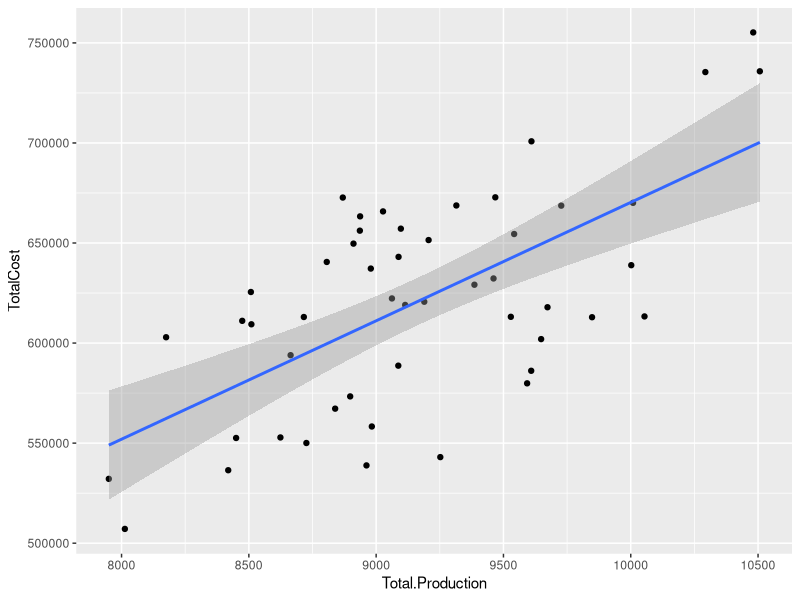
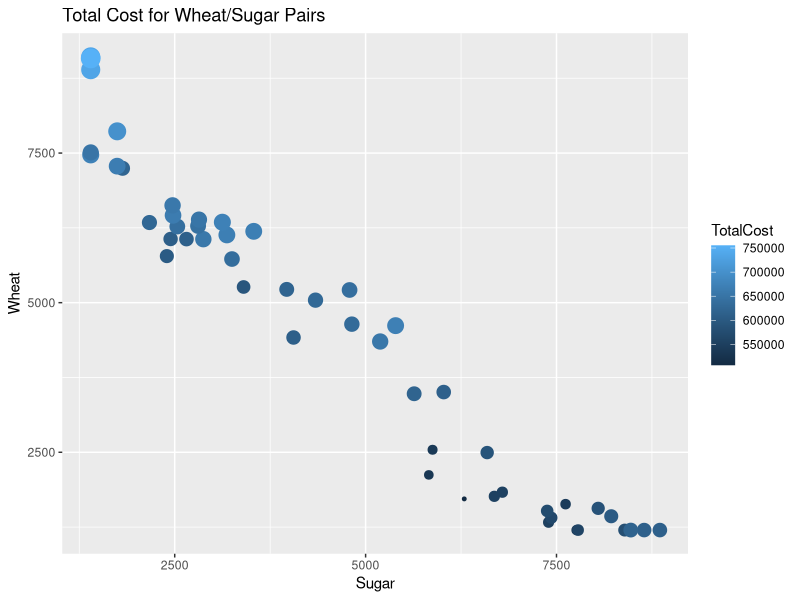
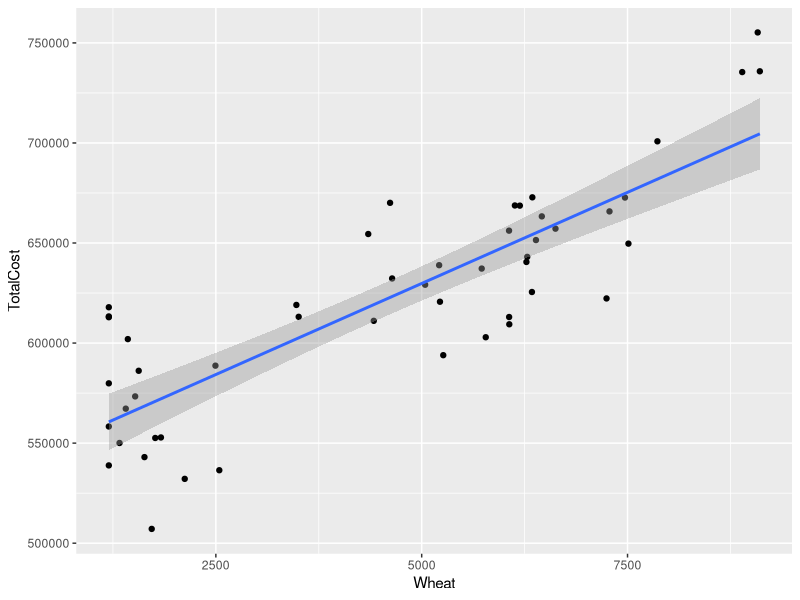
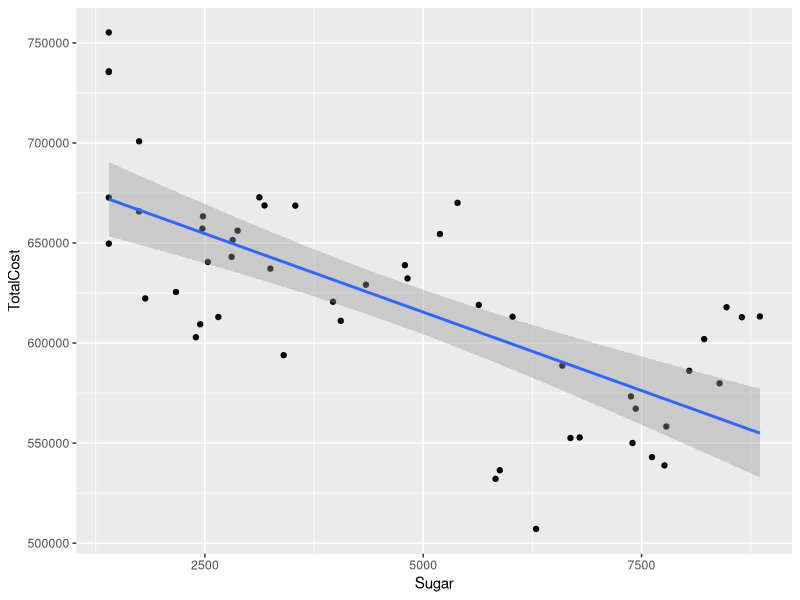
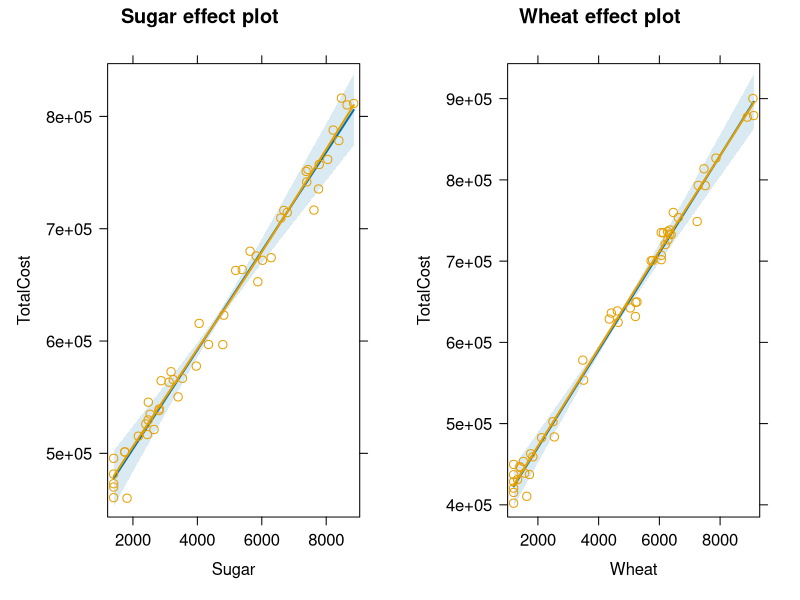
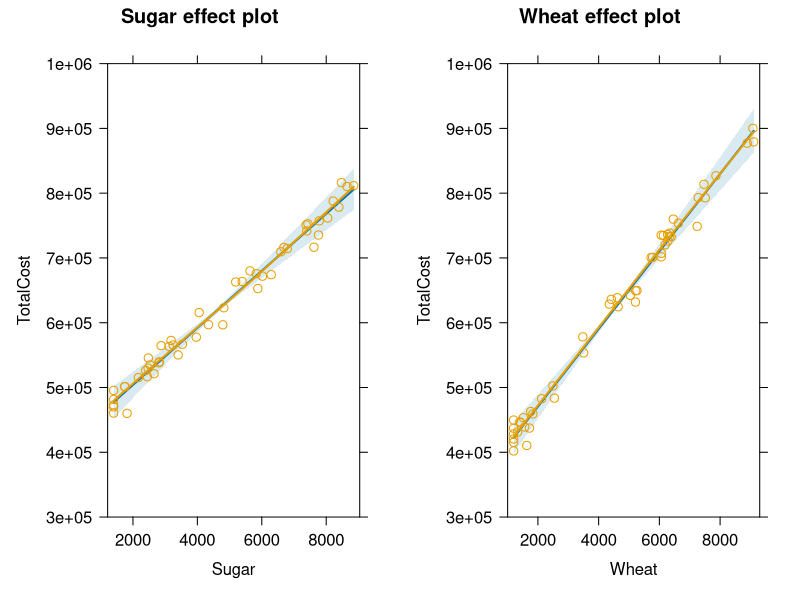
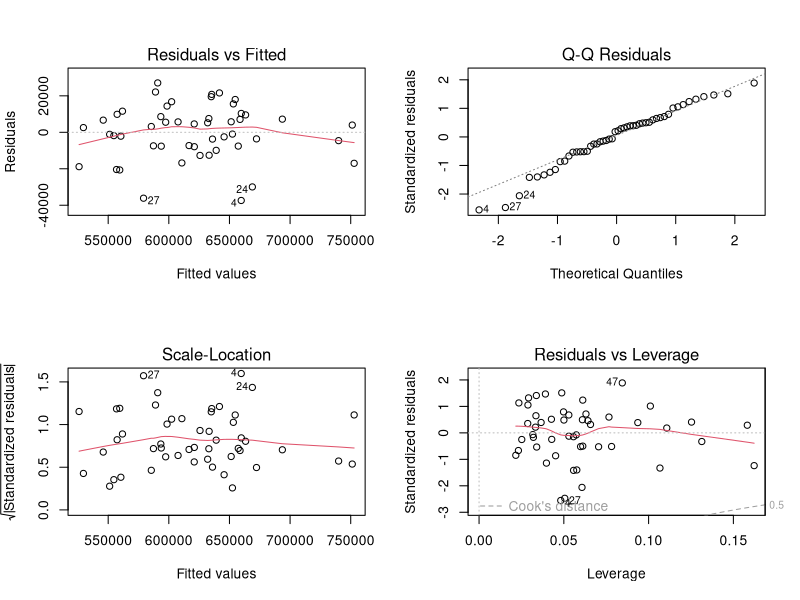

Here is the R script that generated these plots, in order:
## ---- chunk 1
knitr::opts_chunk$set(echo = TRUE, message = FALSE, warning = FALSE)
library(tidyverse)
## ---- chunk 2
Fertilizer <- structure(list(TotalCost = c(656173, 619058, 668676, 622302, 
632286, 672717, 602916, 643074, 552836, 613314, 700822, 552576, 
579878, 668761, 735812, 665795, 670082, 550066, 593947, 613121, 
609388, 735423, 536458, 638920, 755232, 613023, 543013, 620659, 
538868, 588713, 601981, 558313, 640537, 637230, 567228, 532145, 
672828, 649695, 663317, 586153, 611113, 612919, 654498, 651475, 
507135, 625520, 617906, 573349, 657173, 629154), Wheat = c(6061, 
3478, 6192, 7245, 4641, 7469, 5778, 6282, 1833, 1200, 7863, 1764, 
1200, 6132, 9107, 7281, 4616, 1330, 5262, 3506, 6064, 8893, 2542, 
5212, 9081, 6062, 1633, 5222, 1200, 2495, 1431, 1200, 6272, 5729, 
1406, 2122, 6344, 7511, 6459, 1563, 4418, 1200, 4351, 6388, 1721, 
6339, 1200, 1520, 6625, 5042), Sugar = c(2875, 5636, 3535, 1817, 
4820, 1400, 2397, 2806, 6791, 8854, 1747, 6686, 8393, 3183, 1400, 
1746, 5393, 7396, 3402, 6023, 2446, 1400, 5877, 4790, 1400, 2654, 
7619, 3967, 7762, 6592, 8217, 7783, 2534, 3250, 7433, 5828, 3124, 
1400, 2478, 8046, 4056, 8648, 5191, 2818, 6292, 2169, 8473, 7378, 
2472, 4344), Total.Production = c(8936, 9114, 9727, 9062, 9461, 
8869, 8175, 9088, 8624, 10054, 9610, 8450, 9593, 9315, 10507, 
9027, 10009, 8726, 8664, 9529, 8510, 10293, 8419, 10002, 10481, 
8716, 9252, 9189, 8962, 9087, 9648, 8983, 8806, 8979, 8839, 7950, 
9468, 8911, 8937, 9609, 8474, 9848, 9542, 9206, 8013, 8508, 9673, 
8898, 9097, 9386)), row.names = c(NA, 50L), class = "data.frame")
summary(Fertilizer)
## ---- chunk 3
Model.Form <- lm(TotalCost~Total.Production, data=Fertilizer)
## ---- chunk 4
Dollar.Form <- lm(Fertilizer$TotalCost~Fertilizer$Total.Production)
## ---- chunk 5
Costs <- Fertilizer$TotalCost
Total.Production <- Fertilizer$Total.Production
Nothing.Form <- lm(Costs~Total.Production)
## ---- chunk 6
summary(Model.Form)
summary(Dollar.Form)
summary(Nothing.Form)
## ---- chunk 7
confint(Model.Form)
confint(Dollar.Form)
confint(Nothing.Form)
## ---- chunk 8
Hypothetical.Data <- data.frame(Total.Production=9000)
predict(Model.Form, newdata = Hypothetical.Data, interval="confidence")
## ---- chunk 9
predict(Dollar.Form, newdata = Hypothetical.Data, interval="confidence")
## ---- chunk 10
predict(Nothing.Form, newdata = Hypothetical.Data, interval="confidence")
## ---- chunk 11
ggplot(Fertilizer, aes(x=Total.Production, y=TotalCost)) + geom_point() + geom_smooth(method="lm")
## ---- chunk 12
ggplot2::ggplot(Fertilizer, aes(x=Sugar, y=Wheat, color=TotalCost, size=TotalCost)) + geom_point() + scale_size_continuous(guide=FALSE) + labs(title="Total Cost for Wheat/Sugar Pairs")
## ---- chunk 13
Mod.SW <- lm(TotalCost ~ Sugar+Wheat, data=Fertilizer)
## ---- chunk 14
ggplot2::ggplot(Fertilizer, aes(x=Wheat, y=TotalCost)) + geom_point() + geom_smooth(method="lm")
## ---- chunk 15
ggplot2::ggplot(Fertilizer, aes(x=Sugar, y=TotalCost)) + geom_point() + geom_smooth(method="lm")
## ---- chunk 16
library(effects)
plot(allEffects(Mod.SW, partial.residuals=TRUE))
## ---- chunk 17
library(effects)
plot(allEffects(Mod.SW, partial.residuals=TRUE), ylim=c(300000,1000000))
## ---- chunk 18
par(mfrow=c(2,2))
plot(Mod.SW)
